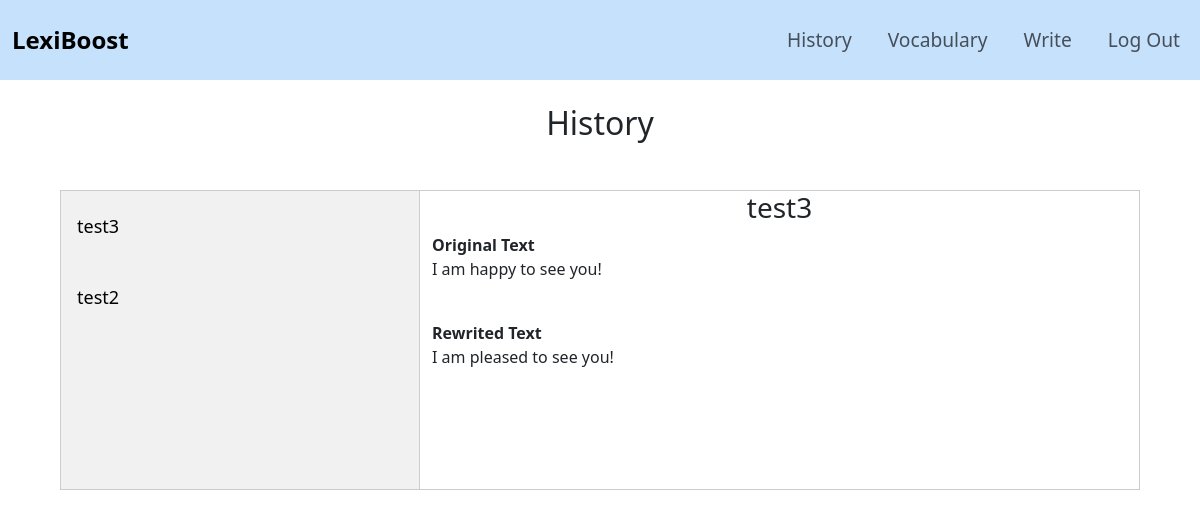
/ (signed in), run on the app's committed database.
### tables this page shows
CREATE TABLE writing_history (
    id_history INTEGER PRIMARY KEY AUTOINCREMENT,
    id_user INTEGER NOT NULL,
    title TEXT NOT NULL,
    original_text TEXT NOT NULL,
    corrected_text TEXT NOT NULL,
    date TIMESTAMP DEFAULT CURRENT_TIMESTAMP,
    level_used INTEGER NOT NULL,
    FOREIGN KEY (id_user) REFERENCES users(id_user)
);

### app.py (the view)
@app.route("/")
def index():
    db = get_db()
    if "user_id" not in session:
        flash("You must be logged in to view this page", "error")
        return redirect("/login")
    writing_history = db.execute("SELECT * FROM writing_history WHERE id_user = ?", (session["user_id"],)).fetchall()
    return render_template("index.html", texts=writing_history)

### app.py (called while the page is built)
def get_db():
    if 'db' not in g:
        g.db = sqlite3.connect('lexiboost.db')
        g.db.execute('PRAGMA journal_mode = WAL')
        g.db.execute('PRAGMA synchronous = NORMAL')
    return g.db

@app.after_request
def after_request(response):
    response.headers["Cache-Control"] = "no-cache, no-store, must-revalidate"
    response.headers["Expires"] = 0
    response.headers["Pragma"] = "no-cache"
    return response

### templates/index.html (shortened to what this page needs)
{% extends "layout.html" %}
{% block body %}
    <h2 class="center">History</h2>
    <br>
    <div class="tab">
        {% for text in texts %}
            <button class="tablinks" onclick="openText(Event, '{{ text[2] }}')" id="{% if loop.first %}defaultOpen{% endif %}" >{{ text[2] }}</button>
        {% endfor %}
    </div>
    {% for text in texts %}
    <div id='{{ text[2] }}' class="tabcontent">
        <h3>{{ text[2] }}</h3>
        <span>Original Text</span>
        <p>{{ text[3] }}</p>
        <br>
        <span>Rewrited Text</span>
        <p>{{ text[4] }}</p>
    </div>
    {% endfor %}
{% endblock %}

### static/css/styles.css (style rules this page uses)
.center { margin-top: 1.5rem; margin-bottom: 1.5rem; display: flex; flex-direction: column; align-items: center; gap: 1.5rem; }
.tab { float: left; border: 1px solid #ccc; background-color: #f1f1f1; width: 30%; height: 300px; box-sizing: border-box; margin-left: 5%; }
.tab button { display: block; background-color: inherit; color: black; padding: 22px 16px; width: 100%; border: none; outline: none; text-align: left; cursor: pointer; transition: 0.3s; box-sizing: border-box; }
.tabcontent { float: left; padding: 0 12px; border: 1px solid #ccc; width: 60%; border-left: none; height: 300px; box-sizing: border-box; }
.tablinks { font-size: large; }
span { font-weight: bold; }
.tabcontent h3 { text-align: center; }

### data on the page
writing_history: title "test3", original_text "I am happy to see you!", corrected_text "I am pleased to see you!"
writing_history: title "test2"
